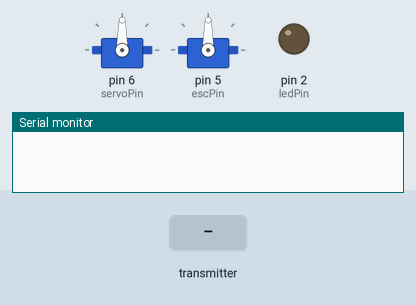
Bench run of a sketch on a simulated Arduino Uno, built with avr-gcc and run on an emulated ATmega328P. Shown: 2 × servo, output pins drawn as LEDs (lit = HIGH), the last lines printed to the serial monitor. The test bench sets the inputs (shaded band). No radio packets arrive unless stated.

Above: at 1.2 s.
1.3 s: the transmitter starts sending signals.0 = 0
At 2.1 s:
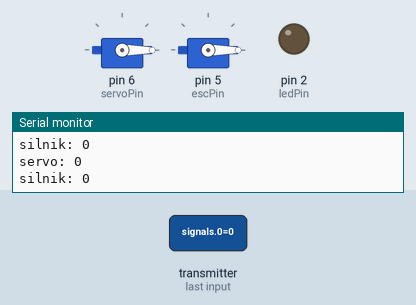
2.8 s: the transmitter starts sending signals.1 = 1023
At 3.2 s:
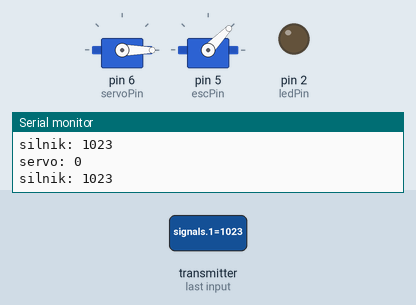
4.3 s: the transmitter starts sending signals.0 = 256
At 5.5 s:
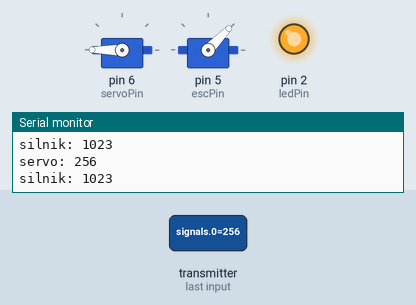
5.8 s: the transmitter starts sending signals.1 = 256
At 6.7 s:
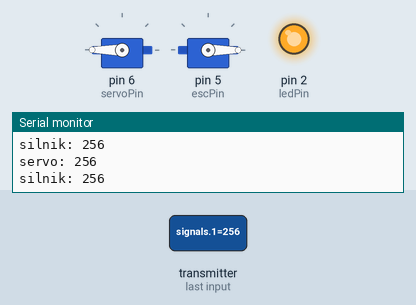
7.3 s: the transmitter starts sending signals.0 = 512
At 7.9 s:
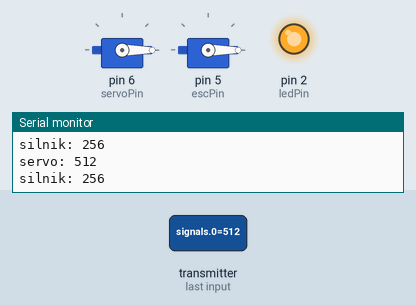
8.8 s: the transmitter starts sending signals.0 = 1023
At 10.2 s:
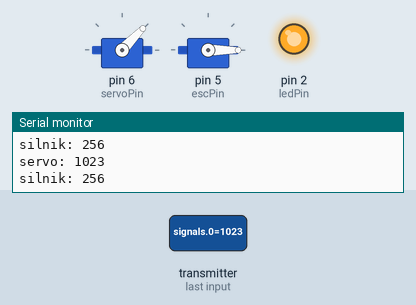
Timing chart, 0 to 11.3 s (numbered marks = the images above; inputs shaded):
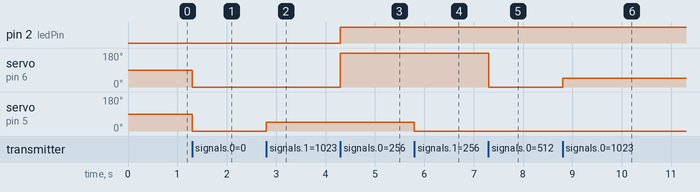

The sketch:

receiver_led.ino
```cpp
#include <SPI.h>
#include <nRF24L01.h>
#include <RF24.h>
#include <Servo.h>
Servo Servo1;
Servo Esc1;

int ledPin = 2;
boolean buttonState = 0;
int signals[2] = {0,0};
RF24 radio(10,9);
const byte address[6] = "00001";
int servoPin = 6;
int escPin = 5;

void setup() {
  pinMode(ledPin, OUTPUT);
  Serial.begin(9600);
  radio.begin();
  radio.openReadingPipe(0, address);
  radio.setPALevel(RF24_PA_HIGH);
  radio.setDataRate(RF24_1MBPS);
  radio.startListening();
  Servo1.attach(servoPin);
  Esc1.attach(escPin);
}

void loop() {
  if (radio.available()) {
    radio.read(&signals, sizeof(signals));
    Serial.print("servo: ");
    Serial.println(signals[0]);
    Serial.print("silnik: ");
    Serial.println(signals[1]);
    analogWrite(ledPin, signals[0]);
    Servo1.write(signals[0]);
    Esc1.writeMicroseconds(signals[1]);
    delay(5);
//    if ( buttonState == 1)
//    {
//        digitalWrite(ledPin, HIGH);
//    }
//    else
//    {
//        digitalWrite(ledPin, LOW);
//    }
  }
}
```

Measured:
- after the input at 1.3 s, servo on pin 6 (servoPin), servo on pin 5 (escPin): 90° → 0° at once
- after the input at 2.8 s, servo on pin 5 (escPin): 0° → 46° at once
- after the input at 4.3 s, pin 2 (ledPin): LOW → HIGH at once; servo on pin 6 (servoPin): 0° → 180° at once
- after the input at 5.8 s, servo on pin 5 (escPin): 46° → 0° at once
- after the input at 7.3 s, servo on pin 6 (servoPin): 180° → 0° at once
- after the input at 8.8 s, servo on pin 6 (servoPin): 0° → 46° at once
